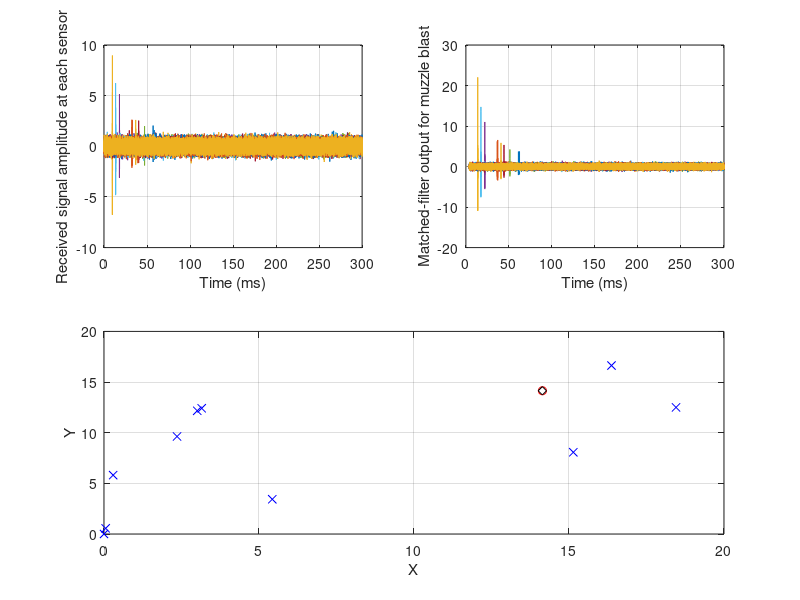

This figure's MATLAB source:
% going ahead, we now have to be practical. so, the first sensor receiving
% the signal is considered as reference, and accordingly, a new trailiteration
% equation is formulated to estimate target location. all other things remain
% same.

clc;
clear;
pkg load communications;

% muzzle
A=14; 					% peak amplitude
Tr_m=10e-6;				% rise time
Td_m=0.4e-3;					% decay time
Tdur_m=10*Td_m;				% signal duration
Ts=5e-6;				% sampling interval
Fs = 1/Ts;
t_m = (0:Ts:Tdur_m-Ts)';	% time vector
xt1_muzzle = A*(t_m(t_m<=Tr_m)/Tr_m);
xt2_muzzle = A*(1 - t_m(t_m>Tr_m)/Td_m).*exp(-t_m(t_m>Tr_m)/Td_m);
xt_muzzle = [xt1_muzzle;xt2_muzzle];

% FT characteristics
Nf=1024;
fk = (0:Nf-1)'*pi/Nf;
Xf_muzzle = freqz(xt_muzzle,1,fk);

% anti-talk high-pass filter characteristics
Nord=10;									% filter order
Wc = 4.4e3/Fs*2*pi;						% cut-off
[b_talk,a_talk] = butter(Nord,Wc,'high');			% design highpass filter
[b_talk_noise,a_talk_noise] = butter(Nord,0.7*Wc,'low');	% generate low BW noise within 4k band (talk signal)

% define matched-filter {h(t) = x*(T-t)}
% now we have anti-talk filter, so the matched-filter waveform changes
xt_muzzle_waveform = filter(b_talk,a_talk,xt_muzzle);
Xf_muzzle_waveform = freqz(xt_muzzle_waveform,1,fk);
h_matched_muzzle = flipud(conj(xt_muzzle_waveform))/norm(xt_muzzle_waveform);

% reverb characteristics
D=1;				% reflection interval (in samples)
decay=1;			% decay
Necho=1;			% only 1 reflection considered
b_rev=upsample((1-decay).^(0:Necho)',D+1);		% reverb filter

% array parameters
fc=100e3;				% maximum freq component in the signal
Pmax=20;			% defines the area in which sensors are deployed
c=343;				% speed of sound
tht_target=0.25*pi;			% we are interested in only planar angle location and not elevation
R_target=20;					% target range (range is considered from reference)

% we are taking into consideration that the source can be within the max
% distance range. hence, the angle is different for all sensors.

steer = [cos(tht_target);sin(tht_target)];	% target direction vector
t = (0:Ts:0.3-Ts)';			% 300 ms capturing time = max range: ~100 m
Nt = numel(t);
nvar=-10;						% noise power (db)
Nelements=10;
%P = [[0;0],[0;1],[1;0],[1;1]]*Pmax;
P = [[0;0],rand(2,Nelements-1)*Pmax];

% signals captured using sensors
dR = sqrt(sum((P - R_target*steer).^2,1));			% target distance from each sensor
tau_muzzle_R = dR/c;
tau_muzzle = tau_muzzle_R;
for(k1=1:Nelements)
	muzzle_noise = wgn(1,Nt,nvar);
	talk_noise = filter(b_talk_noise,a_talk_noise,wgn(1,Nt,nvar));
	h_muzzle = A/sqrt(4*pi*dR(k1)^2)*sinc(fc*(t - tau_muzzle(k1)));
	x_delayed = filter(xt_muzzle,1,h_muzzle)';
	x_reverb = filter(b_rev,1,x_delayed);
	x_muzzle(k1,:) = filter(b_talk,a_talk,x_reverb) + muzzle_noise + talk_noise;
end
x_received = x_muzzle;

% find peaks of matched-filter output
for(k2=1:Nelements)
	y_matchedOut_muzzle(k2,:) = filter(h_matched_muzzle,1,x_received(k2,:));
	[~,max_muzzle_ind(k2)] = max(abs(y_matchedOut_muzzle(k2,:)));
end

% estimated delay
% practically, the delays are measured compared to the minimum-delay
% element, so we modify all the delays accordingly. we find which sensor
% received the signal first, then adjust the delays accordingly.
[min_ind,ref_sensor] = min(max_muzzle_ind);
muzzle_ind_shifted = max_muzzle_ind - min_ind;
tau_estim_muzzle = muzzle_ind_shifted*Ts;

% range-sphere estimates
R_estim_muzzle = c*tau_estim_muzzle;

% localise the target (solve Vx=y for x)
V = 2*[P(1,:) - P(1,ref_sensor); P(2,:) - P(2,ref_sensor); R_estim_muzzle]';
y = (sum(P.^2) - sum(P(:,ref_sensor).^2) - R_estim_muzzle.^2).';
V(ref_sensor,:)=[]; y(ref_sensor)=[];			% remove the reference sensor datapoint
x = V\y;
target_loc_estim = x(1:2);

% plots
subplot(2,2,1);
plot(t/1e-3,x_received); grid on;
xlabel('Time (ms)'); ylabel('Received signal amplitude at each sensor');

subplot(2,2,2);
plot(t/1e-3,y_matchedOut_muzzle); grid on;
xlabel('Time (ms)'); ylabel('Matched-filter output for muzzle blast');

subplot(2,2,3:4);
plot(P(1,:),P(2,:),'bx',R_target*steer(1),R_target*steer(2),'ro',target_loc_estim(1),target_loc_estim(2),'kd'); grid on;
xlabel('X'); ylabel('Y');
%xlim([-2,Pmax*1.1]); ylim([-2,Pmax*1.1]);
%legend('Element locations','True target location','Estimated location','Location','Southwest');

